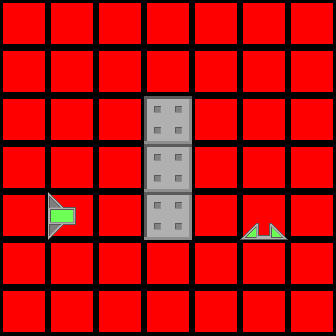

Tiled map render using the project's own tile images. Description and the whole map definition, tile-layer contents included, below:
An orthogonal 7x7 tile map with 48x48 px tiles, 2 tile layers (Colors, Tiles), 2 tilesets.

<map version="1.0" orientation="orthogonal" renderorder="right-down" width="7" height="7" tilewidth="48" tileheight="48" nextobjectid="1">
 <properties>
  <property name="availableTiles" value="1, 1, 2" />
 </properties>
 <tileset firstgid="1" source="tiles.tsx" />
 <tileset firstgid="81" source="tiles.tsx" />
 <layer name="Colors" width="7" height="7">
  <data encoding="csv">
41,41,41,41,41,41,41,
41,41,41,41,41,41,41,
41,41,41,41,41,41,41,
41,41,41,41,41,41,41,
41,41,41,41,41,41,41,
41,41,41,41,41,41,41,
41,41,41,41,41,41,41
</data>
 </layer>
 <layer name="Tiles" width="7" height="7">
  <data encoding="csv">
1,1,1,1,1,1,1,
1,1,1,1,1,1,1,
1,1,1,4,1,1,1,
1,1,1,4,1,1,1,
1,6,1,4,1,9,1,
1,1,1,1,1,1,1,
1,1,1,1,1,1,1
</data>
 </layer>
</map>
